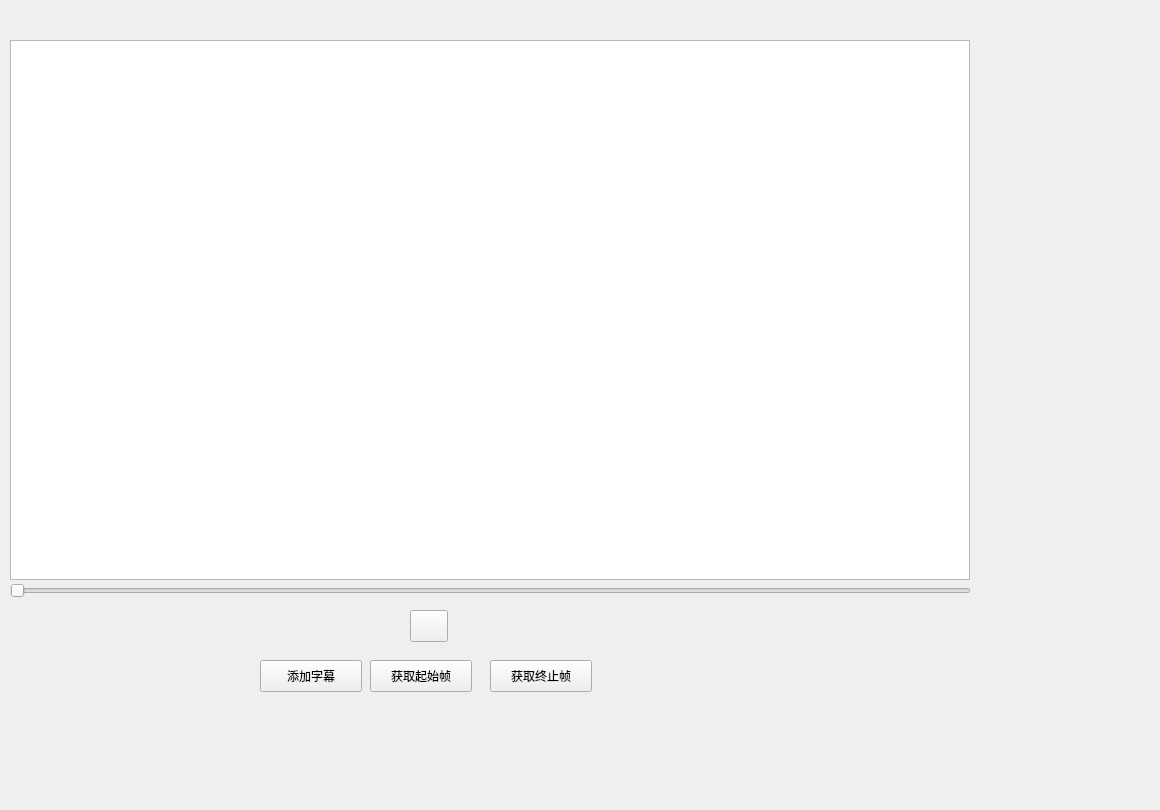
<?xml version="1.0" encoding="UTF-8"?>
<ui version="4.0">
 <class>others</class>
 <widget class="QWidget" name="others">
  <property name="geometry">
   <rect>
    <x>0</x>
    <y>0</y>
    <width>1160</width>
    <height>810</height>
   </rect>
  </property>
  <property name="windowTitle">
   <string>Form</string>
  </property>
  <widget class="CommandBar" name="commandbar">
   <property name="geometry">
    <rect>
     <x>0</x>
     <y>0</y>
     <width>541</width>
     <height>34</height>
    </rect>
   </property>
  </widget>
  <widget class="QGraphicsView" name="video">
   <property name="geometry">
    <rect>
     <x>10</x>
     <y>40</y>
     <width>960</width>
     <height>540</height>
    </rect>
   </property>
  </widget>
  <widget class="Slider" name="video_slider">
   <property name="geometry">
    <rect>
     <x>10</x>
     <y>580</y>
     <width>961</width>
     <height>21</height>
    </rect>
   </property>
   <property name="orientation">
    <enum>Qt::Horizontal</enum>
   </property>
  </widget>
  <widget class="ToolButton" name="play_button">
   <property name="geometry">
    <rect>
     <x>410</x>
     <y>610</y>
     <width>38</width>
     <height>32</height>
    </rect>
   </property>
  </widget>
  <widget class="PushButton" name="add_subtitle">
   <property name="geometry">
    <rect>
     <x>260</x>
     <y>660</y>
     <width>102</width>
     <height>32</height>
    </rect>
   </property>
   <property name="text">
    <string>添加字幕</string>
   </property>
  </widget>
  <widget class="PushButton" name="start_frame_button">
   <property name="geometry">
    <rect>
     <x>370</x>
     <y>660</y>
     <width>102</width>
     <height>32</height>
    </rect>
   </property>
   <property name="text">
    <string>获取起始帧</string>
   </property>
  </widget>
  <widget class="PushButton" name="end_frame_button">
   <property name="geometry">
    <rect>
     <x>490</x>
     <y>660</y>
     <width>102</width>
     <height>32</height>
    </rect>
   </property>
   <property name="text">
    <string>获取终止帧</string>
   </property>
  </widget>
 </widget>
 <customwidgets>
  <customwidget>
   <class>PushButton</class>
   <extends>QPushButton</extends>
   <header>qfluentwidgets</header>
  </customwidget>
  <customwidget>
   <class>ToolButton</class>
   <extends>QToolButton</extends>
   <header>qfluentwidgets</header>
  </customwidget>
  <customwidget>
   <class>Slider</class>
   <extends>QSlider</extends>
   <header>qfluentwidgets</header>
  </customwidget>
  <customwidget>
   <class>CommandBar</class>
   <extends>QFrame</extends>
   <header>qfluentwidgets</header>
  </customwidget>
 </customwidgets>
 <resources/>
 <connections/>
</ui>
